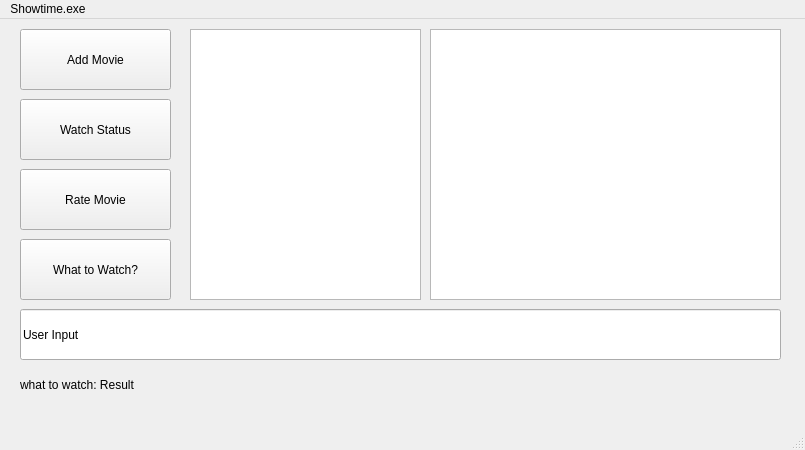
<?xml version="1.0" encoding="UTF-8"?>
<ui version="4.0">
 <class>MainWindow</class>
 <widget class="QMainWindow" name="MainWindow">
  <property name="geometry">
   <rect>
    <x>0</x>
    <y>0</y>
    <width>805</width>
    <height>450</height>
   </rect>
  </property>
  <property name="windowTitle">
   <string>MainWindow</string>
  </property>
  <widget class="QWidget" name="centralwidget">
   <widget class="QPushButton" name="btnWhatToWatch">
    <property name="geometry">
     <rect>
      <x>20</x>
      <y>80</y>
      <width>151</width>
      <height>61</height>
     </rect>
    </property>
    <property name="text">
     <string>Watch Status</string>
    </property>
   </widget>
   <widget class="QPushButton" name="btnRateWatch">
    <property name="geometry">
     <rect>
      <x>20</x>
      <y>150</y>
      <width>151</width>
      <height>61</height>
     </rect>
    </property>
    <property name="text">
     <string>Rate Movie</string>
    </property>
   </widget>
   <widget class="QLineEdit" name="lineEdit">
    <property name="geometry">
     <rect>
      <x>20</x>
      <y>290</y>
      <width>761</width>
      <height>51</height>
     </rect>
    </property>
    <property name="text">
     <string>User Input</string>
    </property>
   </widget>
   <widget class="QLabel" name="label">
    <property name="geometry">
     <rect>
      <x>20</x>
      <y>340</y>
      <width>751</width>
      <height>51</height>
     </rect>
    </property>
    <property name="text">
     <string>what to watch: Result</string>
    </property>
   </widget>
   <widget class="QListWidget" name="listMovies">
    <property name="geometry">
     <rect>
      <x>190</x>
      <y>10</y>
      <width>231</width>
      <height>271</height>
     </rect>
    </property>
   </widget>
   <widget class="QListWidget" name="errorOutput">
    <property name="geometry">
     <rect>
      <x>430</x>
      <y>10</y>
      <width>351</width>
      <height>271</height>
     </rect>
    </property>
   </widget>
   <widget class="QPushButton" name="btnAddMovie">
    <property name="geometry">
     <rect>
      <x>20</x>
      <y>10</y>
      <width>151</width>
      <height>61</height>
     </rect>
    </property>
    <property name="text">
     <string>Add Movie</string>
    </property>
   </widget>
   <widget class="QPushButton" name="btnRateWatch_2">
    <property name="geometry">
     <rect>
      <x>20</x>
      <y>220</y>
      <width>151</width>
      <height>61</height>
     </rect>
    </property>
    <property name="text">
     <string>What to Watch?</string>
    </property>
   </widget>
  </widget>
  <widget class="QMenuBar" name="menubar">
   <property name="geometry">
    <rect>
     <x>0</x>
     <y>0</y>
     <width>805</width>
     <height>21</height>
    </rect>
   </property>
   <widget class="QMenu" name="menuShowtime_exe">
    <property name="title">
     <string>Showtime.exe</string>
    </property>
   </widget>
   <addaction name="menuShowtime_exe"/>
  </widget>
  <widget class="QStatusBar" name="statusbar"/>
 </widget>
 <resources/>
 <connections/>
</ui>
